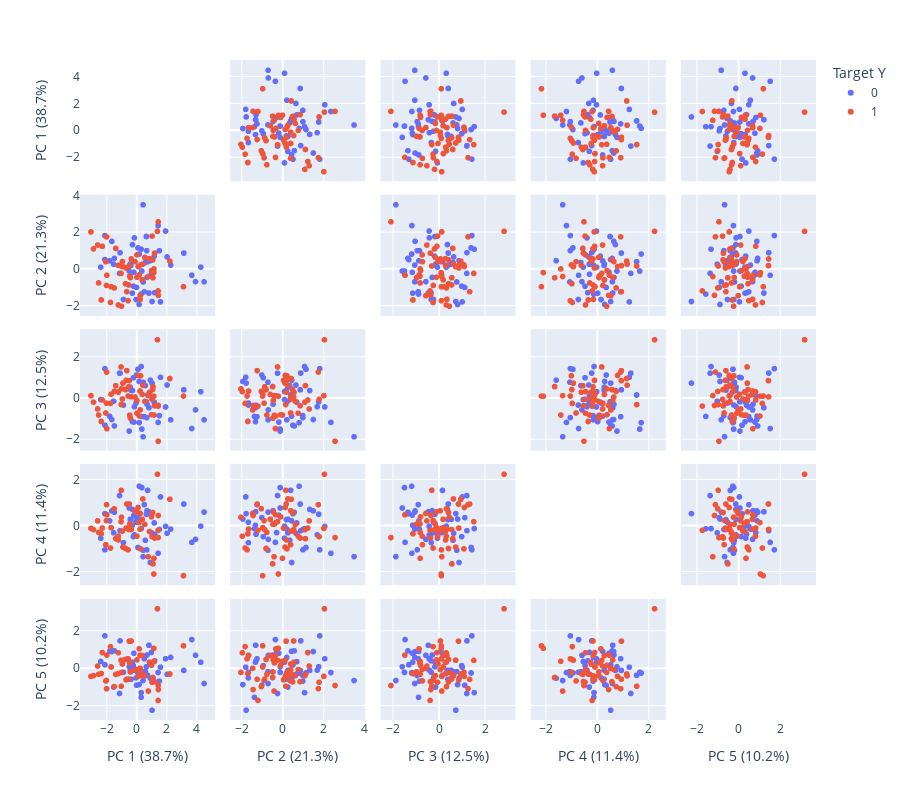

Source (notebook cell):
### Markdown cell above
# below sections to be removed.

also try PCA to the original dataset to see if the model performs well without feature augmentation.

### Code cell
# Visualize all the principal components
import plotly.express as px
from sklearn.decomposition import PCA

oversample = SMOTE()
X_balanced, y_balanced = oversample.fit_resample(survey_df.drop("Y", axis=1), survey_df["Y"].astype('category'))

pca = PCA()
components = pca.fit_transform(X_balanced)
labels = {
    str(i): f"PC {i+1} ({var:.1f}%)"
    for i, var in enumerate(pca.explained_variance_ratio_ * 100)
}
labels["color"] = "Target Y"

fig = px.scatter_matrix(
    components,
    labels=labels,
    dimensions=range(5),
    color=y_balanced,
    height=800
)
fig.update_traces(diagonal_visible=False)
fig.show()
print(f"Variance explained by PC 1-5: {pca.explained_variance_ratio_[:5].sum()}")
